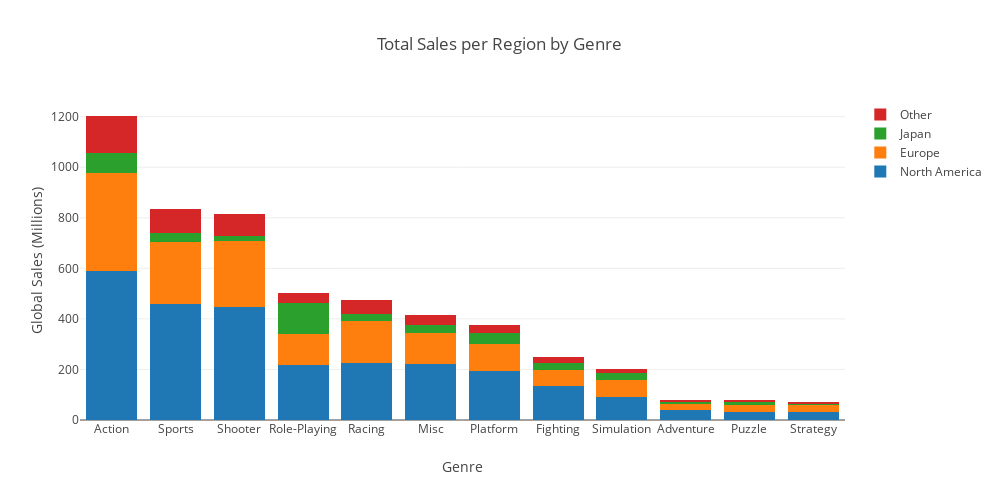

The code cell stored with this chart in its notebook:
### Code cell
genre= pd.pivot_table(df_sales,index='Genre', aggfunc='sum')
genre.reset_index(level=0, inplace=True)
genre.sort_values(by='Global_Sales', ascending=False, inplace=True)
trace1 = go.Bar(
    x=genre['Genre'],
    y=genre['NA_Sales'],
    name='North America'
)
trace2 = go.Bar(
    x=genre['Genre'],
    y=genre['EU_Sales'],
    name='Europe'
)
trace3 = go.Bar(
    x=genre['Genre'],
    y=genre['JP_Sales'],
    name='Japan'
)
trace4 = go.Bar(
    x=genre['Genre'],
    y=genre['Other_Sales'],
    name='Other'
)

data = [trace1, trace2, trace3, trace4]

layout = go.Layout(title = 'Total Sales per Region by Genre',
              xaxis = dict(title = 'Genre'),
              yaxis = dict(title = 'Global Sales (Millions)'),
              width=999,
              height=500,
              barmode='stack'
              )
fig = go.Figure(data=data, layout=layout)
iplot(fig, filename='stacked-bar')

### Figure 1 — Plotly figure (JSON) as saved in the notebook; plotly's stock layout.template omitted (floating-point values rounded to 4 significant figures)
{"data": [{"name": "North America", "type": "bar", "x": ["Action", "Sports", "Shooter", "Role-Playing", "Racing", "Misc", "Platform", "Fighting", "Simulation", "Adventure", "Puzzle", "Strategy"], "y": [591.2, 457.5, 448.8, 219.5, 225.6, 222.1, 193.6, 136.4, 92.12, 38.81, 33.5, 33.25]}, {"name": "Europe", "type": "bar", "x": ["Action", "Sports", "Shooter", "Role-Playing", "Racing", "Misc", "Platform", "Fighting", "Simulation", "Adventure", "Puzzle", "Strategy"], "y": [387.8, 247.4, 261.1, 119.2, 164.7, 120.5, 108.6, 60.5, 67.29, 25.06, 24.04, 25.21]}, {"name": "Japan", "type": "bar", "x": ["Action", "Sports", "Shooter", "Role-Playing", "Racing", "Misc", "Platform", "Fighting", "Simulation", "Adventure", "Puzzle", "Strategy"], "y": [76.17, 34.54, 18.57, 122.5, 27.76, 33.22, 43.09, 27.85, 26.16, 8.73, 14.98, 4.34]}, {"name": "Other", "type": "bar", "x": ["Action", "Sports", "Shooter", "Role-Playing", "Racing", "Misc", "Platform", "Fighting", "Simulation", "Adventure", "Puzzle", "Strategy"], "y": [147.5, 94.05, 87.9, 40.36, 58.29, 40.41, 32.53, 25.14, 17.14, 8.05, 6.33, 6.61]}], "layout": {"barmode": "stack", "height": 500, "title": "Total Sales per Region by Genre", "width": 999, "xaxis": {"title": "Genre"}, "yaxis": {"title": "Global Sales (Millions)"}}}
